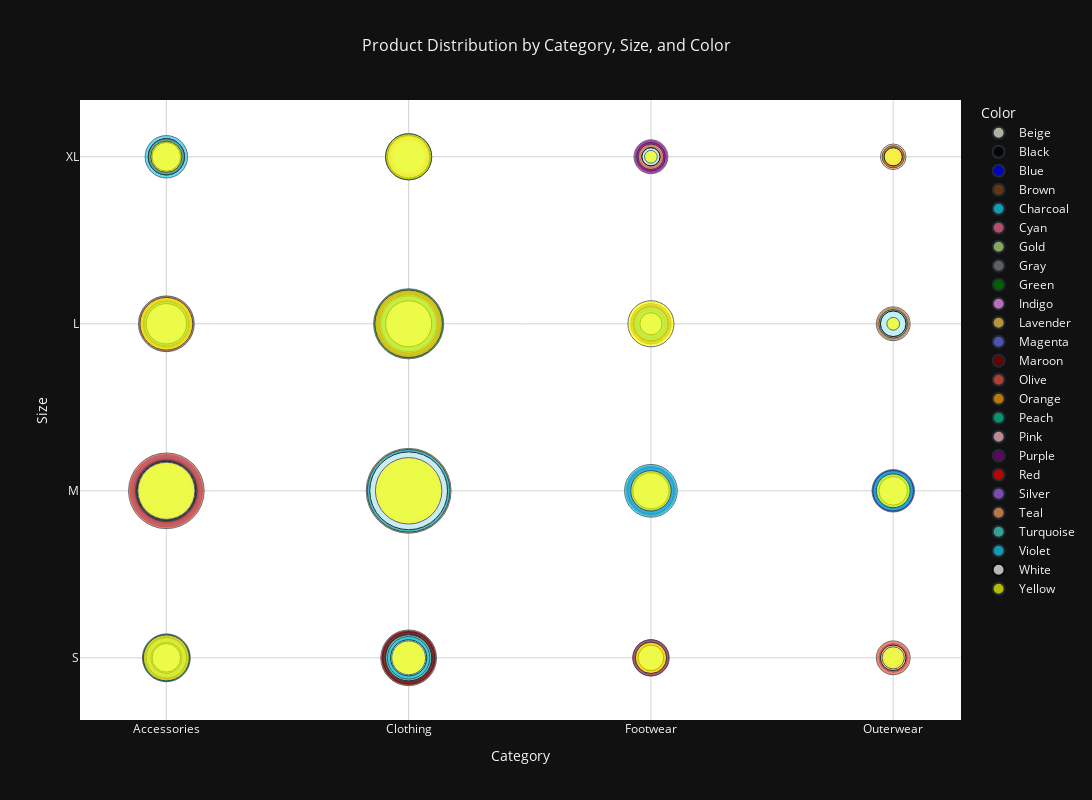

Notebook cell for this chart:
### Code cell
#  bubble chart
fig = px.scatter(size_color_counts, 
                 x='Category',
                 y='Size',
                 size='count',
                 color='Color',
                 color_discrete_map=color_map,  # Use our custom color mapping
                 hover_data=['count'],
                 title='Product Distribution by Category, Size, and Color',
                 width=1200,
                 height=800,
                 size_max=60)

fig.update_layout(
    plot_bgcolor='white',
    xaxis=dict(
        gridcolor='lightgray',
        title_font=dict(size=14),
        tickfont=dict(size=12)
    ),
    yaxis=dict(
        gridcolor='lightgray',
        title_font=dict(size=14),
        tickfont=dict(size=12),
        categoryorder='array',
        categoryarray=['XS', 'S', 'M', 'L', 'XL', 'XXL']
    ),
    title=dict(
        x=0.5,
        y=0.95,
        font=dict(size=16)
    ),
    showlegend=True,
    legend_title_text='Color'
)

if 'White' in size_color_counts['Color'].unique():
    fig.update_traces(
        selector=dict(name='White'),
        marker=dict(line=dict(color='black', width=1))
    )

fig.update_traces(
    hovertemplate="<br>".join([
        "Category: %{x}",
        "Size: %{y}",
        "Color: %{marker.color}",
        "Count: %{marker.size}",
        "<extra></extra>"
    ])
)

fig.show()
fig.write_image('cat_size_color_bubblechart.png')

### Figure 1 — Plotly figure (JSON) as saved in the notebook; plotly's stock layout.template omitted (floating-point values rounded to 4 significant figures)
{"data": [{"customdata": [[12], [21], [4], [7], [10], [26], [17], [12], [7], [11], [3], [3], [1], [9], [3], [1]], "hovertemplate": "Category: %{x}<br>Size: %{y}<br>Color: %{marker.color}<br>Count: %{marker.size}<br><extra></extra>", "legendgroup": "Beige", "marker": {"color": "#F5F5DC", "size": [12, 21, 4, 7, 10, 26, 17, 12, 7, 11, 3, 3, 1, 9, 3, 1], "sizemode": "area", "sizeref": 0.01222, "symbol": "circle"}, "mode": "markers", "name": "Beige", "orientation": "v", "showlegend": true, "x": ["Accessories", "Accessories", "Accessories", "Accessories", "Clothing", "Clothing", "Clothing", "Clothing", "Footwear", "Footwear", "Footwear", "Footwear", "Outerwear", "Outerwear", "Outerwear", "Outerwear"], "xaxis": "x", "y": ["L", "M", "S", "XL", "L", "M", "S", "XL", "L", "M", "S", "XL", "L", "M", "S", "XL"], "yaxis": "y", "type": "scatter"}, {"customdata": [[13], [24], [9], [5], [27], [32], [12], [10], [9], [7], [6], [3], [4], [5], [1]], "hovertemplate": "Category: %{x}<br>Size: %{y}<br>Color: %{marker.color}<br>Count: %{marker.size}<br><extra></extra>", "legendgroup": "Black", "marker": {"color": "#000000", "size": [13, 24, 9, 5, 27, 32, 12, 10, 9, 7, 6, 3, 4, 5, 1], "sizemode": "area", "sizeref": 0.01222, "symbol": "circle"}, "mode": "markers", "name": "Black", "orientation": "v", "showlegend": true, "x": ["Accessories", "Accessories", "Accessories", "Accessories", "Clothing", "Clothing", "Clothing", "Clothing", "Footwear", "Footwear", "Footwear", "Footwear", "Outerwear", "Outerwear", "Outerwear"], "xaxis": "x", "y": ["L", "M", "S", "XL", "L", "M", "S", "XL", "L", "M", "S", "XL", "L", "M", "XL"], "yaxis": "y", "type": "scatter"}, {"customdata": [[18], [27], [11], [3], [18], [20], [8], [3], [7], [7], [8], [3], [5], [11], [2], [1]], "hovertemplate": "Category: %{x}<br>Size: %{y}<br>Color: %{marker.color}<br>Count: %{marker.size}<br><extra></extra>", "legendgroup": "Blue", "marker": {"color": "#0000FF", "size": [18, 27, 11, 3, 18, 20, 8, 3, 7, 7, 8, 3, 5, 11, 2, 1], "sizemode": "area", "sizeref": 0.01222, "symbol": "circle"}, "mode": "markers", "name": "Blue", "orientation": "v", "showlegend": true, "x": ["Accessories", "Accessories", "Accessories", "Accessories", "Clothing", "Clothing", "Clothing", "Clothing", "Footwear", "Footwear", "Footwear", "Footwear", "Outerwear", "Outerwear", "Outerwear", "Outerwear"], "xaxis": "x", "y": ["L", "M", "S", "XL", "L", "M", "S", "XL", "L", "M", "S", "XL", "L", "M", "S", "XL"], "yaxis": "y", "type": "scatter"}, {"customdata": [[10], [18], [8], [8], [18], [27], [10], [6], [8], [12], [3], [1], [4], [8]], "hovertemplate": "Category: %{x}<br>Size: %{y}<br>Color: %{marker.color}<br>Count: %{marker.size}<br><extra></extra>", "legendgroup": "Brown", "marker": {"color": "#8B4513", "size": [10, 18, 8, 8, 18, 27, 10, 6, 8, 12, 3, 1, 4, 8], "sizemode": "area", "sizeref": 0.01222, "symbol": "circle"}, "mode": "markers", "name": "Brown", "orientation": "v", "showlegend": true, "x": ["Accessories", "Accessories", "Accessories", "Accessories", "Clothing", "Clothing", "Clothing", "Clothing", "Footwear", "Footwear", "Footwear", "Footwear", "Outerwear", "Outerwear"], "xaxis": "x", "y": ["L", "M", "S", "XL", "L", "M", "S", "XL", "L", "M", "S", "XL", "L", "M"], "yaxis": "y", "type": "scatter"}, {"customdata": [[8], [30], [6], [11], [17], [34], [14], [8], [3], [10], [2], [4], [3], [2], [1]], "hovertemplate": "Category: %{x}<br>Size: %{y}<br>Color: %{marker.color}<br>Count: %{marker.size}<br><extra></extra>", "legendgroup": "Charcoal", "marker": {"color": "#19d3f3", "size": [8, 30, 6, 11, 17, 34, 14, 8, 3, 10, 2, 4, 3, 2, 1], "sizemode": "area", "sizeref": 0.01222, "symbol": "circle"}, "mode": "markers", "name": "Charcoal", "orientation": "v", "showlegend": true, "x": ["Accessories", "Accessories", "Accessories", "Accessories", "Clothing", "Clothing", "Clothing", "Clothing", "Footwear", "Footwear", "Footwear", "Outerwear", "Outerwear", "Outerwear", "Outerwear"], "xaxis": "x", "y": ["L", "M", "S", "XL", "L", "M", "S", "XL", "L", "M", "S", "L", "M", "S", "XL"], "yaxis": "y", "type": "scatter"}, {"customdata": [[10], [18], [13], [6], [26], [30], [16], [4], [6], [11], [5], [5], [6], [6], [1], [3]], "hovertemplate": "Category: %{x}<br>Size: %{y}<br>Color: %{marker.color}<br>Count: %{marker.size}<br><extra></extra>", "legendgroup": "Cyan", "marker": {"color": "#FF6692", "size": [10, 18, 13, 6, 26, 30, 16, 4, 6, 11, 5, 5, 6, 6, 1, 3], "sizemode": "area", "sizeref": 0.01222, "symbol": "circle"}, "mode": "markers", "name": "Cyan", "orientation": "v", "showlegend": true, "x": ["Accessories", "Accessories", "Accessories", "Accessories", "Clothing", "Clothing", "Clothing", "Clothing", "Footwear", "Footwear", "Footwear", "Footwear", "Outerwear", "Outerwear", "Outerwear", "Outerwear"], "xaxis": "x", "y": ["L", "M", "S", "XL", "L", "M", "S", "XL", "L", "M", "S", "XL", "L", "M", "S", "XL"], "yaxis": "y", "type": "scatter"}, {"customdata": [[8], [19], [10], [4], [21], [28], [7], [6], [7], [13], [3], [1], [2], [6], [2], [1]], "hovertemplate": "Category: %{x}<br>Size: %{y}<br>Color: %{marker.color}<br>Count: %{marker.size}<br><extra></extra>", "legendgroup": "Gold", "marker": {"color": "#B6E880", "size": [8, 19, 10, 4, 21, 28, 7, 6, 7, 13, 3, 1, 2, 6, 2, 1], "sizemode": "area", "sizeref": 0.01222, "symbol": "circle"}, "mode": "markers", "name": "Gold", "orientation": "v", "showlegend": true, "x": ["Accessories", "Accessories", "Accessories", "Accessories", "Clothing", "Clothing", "Clothing", "Clothing", "Footwear", "Footwear", "Footwear", "Footwear", "Outerwear", "Outerwear", "Outerwear", "Outerwear"], "xaxis": "x", "y": ["L", "M", "S", "XL", "L", "M", "S", "XL", "L", "M", "S", "XL", "L", "M", "S", "XL"], "yaxis": "y", "type": "scatter"}, {"customdata": [[13], [28], [13], [5], [13], [33], [9], [7], [8], [9], [3], [3], [6], [8], [1]], "hovertemplate": "Category: %{x}<br>Size: %{y}<br>Color: %{marker.color}<br>Count: %{marker.size}<br><extra></extra>", "legendgroup": "Gray", "marker": {"color": "#808080", "size": [13, 28, 13, 5, 13, 33, 9, 7, 8, 9, 3, 3, 6, 8, 1], "sizemode": "area", "sizeref": 0.01222, "symbol": "circle"}, "mode": "markers", "name": "Gray", "orientation": "v", "showlegend": true, "x": ["Accessories", "Accessories", "Accessories", "Accessories", "Clothing", "Clothing", "Clothing", "Clothing", "Footwear", "Footwear", "Footwear", "Footwear", "Outerwear", "Outerwear", "Outerwear"], "xaxis": "x", "y": ["L", "M", "S", "XL", "L", "M", "S", "XL", "L", "M", "S", "XL", "L", "M", "S"], "yaxis": "y", "type": "scatter"}, {"customdata": [[13], [26], [9], [5], [30], [29], [6], [13], [9], [11], [3], [1], [3], [4], [5], [2]], "hovertemplate": "Category: %{x}<br>Size: %{y}<br>Color: %{marker.color}<br>Count: %{marker.size}<br><extra></extra>", "legendgroup": "Green", "marker": {"color": "#008000", "size": [13, 26, 9, 5, 30, 29, 6, 13, 9, 11, 3, 1, 3, 4, 5, 2], "sizemode": "area", "sizeref": 0.01222, "symbol": "circle"}, "mode": "markers", "name": "Green", "orientation": "v", "showlegend": true, "x": ["Accessories", "Accessories", "Accessories", "Accessories", "Clothing", "Clothing", "Clothing", "Clothing", "Footwear", "Footwear", "Footwear", "Footwear", "Outerwear", "Outerwear", "Outerwear", "Outerwear"], "xaxis": "x", "y": ["L", "M", "S", "XL", "L", "M", "S", "XL", "L", "M", "S", "XL", "L", "M", "S", "XL"], "yaxis": "y", "type": "scatter"}, {"customdata": [[13], [26], [7], [6], [15], [27], [13], [4], [5], [15], [2], [3], [2], [5], [3], [1]], "hovertemplate": "Category: %{x}<br>Size: %{y}<br>Color: %{marker.color}<br>Count: %{marker.size}<br><extra></extra>", "legendgroup": "Indigo", "marker": {"color": "#FF97FF", "size": [13, 26, 7, 6, 15, 27, 13, 4, 5, 15, 2, 3, 2, 5, 3, 1], "sizemode": "area", "sizeref": 0.01222, "symbol": "circle"}, "mode": "markers", "name": "Indigo", "orientation": "v", "showlegend": true, "x": ["Accessories", "Accessories", "Accessories", "Accessories", "Clothing", "Clothing", "Clothing", "Clothing", "Footwear", "Footwear", "Footwear", "Footwear", "Outerwear", "Outerwear", "Outerwear", "Outerwear"], "xaxis": "x", "y": ["L", "M", "S", "XL", "L", "M", "S", "XL", "L", "M", "S", "XL", "L", "M", "S", "XL"], "yaxis": "y", "type": "scatter"}, {"customdata": [[15], [24], [6], [4], [15], [24], [16], [5], [7], [13], [1], [1], [4], [4], [4], [4]], "hovertemplate": "Category: %{x}<br>Size: %{y}<br>Color: %{marker.color}<br>Count: %{marker.size}<br><extra></extra>", "legendgroup": "Lavender", "marker": {"color": "#FECB52", "size": [15, 24, 6, 4, 15, 24, 16, 5, 7, 13, 1, 1, 4, 4, 4, 4], "sizemode": "area", "sizeref": 0.01222, "symbol": "circle"}, "mode": "markers", "name": "Lavender", "orientation": "v", "showlegend": true, "x": ["Accessories", "Accessories", "Accessories", "Accessories", "Clothing", "Clothing", "Clothing", "Clothing", "Footwear", "Footwear", "Footwear", "Footwear", "Outerwear", "Outerwear", "Outerwear", "Outerwear"], "xaxis": "x", "y": ["L", "M", "S", "XL", "L", "M", "S", "XL", "L", "M", "S", "XL", "L", "M", "S", "XL"], "yaxis": "y", "type": "scatter"}, {"customdata": [[9], [32], [9], [8], [15], [23], [11], [10], [4], [11], [4], [3], [4], [5], [2], [2]], "hovertemplate": "Category: %{x}<br>Size: %{y}<br>Color: %{marker.color}<br>Count: %{marker.size}<br><extra></extra>", "legendgroup": "Magenta", "marker": {"color": "#636efa", "size": [9, 32, 9, 8, 15, 23, 11, 10, 4, 11, 4, 3, 4, 5, 2, 2], "sizemode": "area", "sizeref": 0.01222, "symbol": "circle"}, "mode": "markers", "name": "Magenta", "orientation": "v", "showlegend": true, "x": ["Accessories", "Accessories", "Accessories", "Accessories", "Clothing", "Clothing", "Clothing", "Clothing", "Footwear", "Footwear", "Footwear", "Footwear", "Outerwear", "Outerwear", "Outerwear", "Outerwear"], "xaxis": "x", "y": ["L", "M", "S", "XL", "L", "M", "S", "XL", "L", "M", "S", "XL", "L", "M", "S", "XL"], "yaxis": "y", "type": "scatter"}, {"customdata": [[9], [25], [5], [2], [22], [33], [19], [9], [6], [14], [4], [2], [2], [4], [2]], "hovertemplate": "Category: %{x}<br>Size: %{y}<br>Color: %{marker.color}<br>Count: %{marker.size}<br><extra></extra>", "legendgroup": "Maroon", "marker": {"color": "#800000", "size": [9, 25, 5, 2, 22, 33, 19, 9, 6, 14, 4, 2, 2, 4, 2], "sizemode": "area", "sizeref": 0.01222, "symbol": "circle"}, "mode": "markers", "name": "Maroon", "orientation": "v", "showlegend": true, "x": ["Accessories", "Accessories", "Accessories", "Accessories", "Clothing", "Clothing", "Clothing", "Clothing", "Footwear", "Footwear", "Footwear", "Footwear", "Outerwear", "Outerwear", "Outerwear"], "xaxis": "x", "y": ["L", "M", "S", "XL", "L", "M", "S", "XL", "L", "M", "S", "XL", "L", "M", "S"], "yaxis": "y", "type": "scatter"}, {"customdata": [[13], [35], [11], [7], [14], [33], [10], [4], [9], [11], [8], [3], [2], [7], [7], [3]], "hovertemplate": "Category: %{x}<br>Size: %{y}<br>Color: %{marker.color}<br>Count: %{marker.size}<br><extra></extra>", "legendgroup": "Olive", "marker": {"color": "#EF553B", "size": [13, 35, 11, 7, 14, 33, 10, 4, 9, 11, 8, 3, 2, 7, 7, 3], "sizemode": "area", "sizeref": 0.01222, "symbol": "circle"}, "mode": "markers", "name": "Olive", "orientation": "v", "showlegend": true, "x": ["Accessories", "Accessories", "Accessories", "Accessories", "Clothing", "Clothing", "Clothing", "Clothing", "Footwear", "Footwear", "Footwear", "Footwear", "Outerwear", "Outerwear", "Outerwear", "Outerwear"], "xaxis": "x", "y": ["L", "M", "S", "XL", "L", "M", "S", "XL", "L", "M", "S", "XL", "L", "M", "S", "XL"], "yaxis": "y", "type": "scatter"}, {"customdata": [[8], [18], [12], [6], [22], [44], [5], [7], [8], [9], [4], [3], [4], [3], [1]], "hovertemplate": "Category: %{x}<br>Size: %{y}<br>Color: %{marker.color}<br>Count: %{marker.size}<br><extra></extra>", "legendgroup": "Orange", "marker": {"color": "#FFA500", "size": [8, 18, 12, 6, 22, 44, 5, 7, 8, 9, 4, 3, 4, 3, 1], "sizemode": "area", "sizeref": 0.01222, "symbol": "circle"}, "mode": "markers", "name": "Orange", "orientation": "v", "showlegend": true, "x": ["Accessories", "Accessories", "Accessories", "Accessories", "Clothing", "Clothing", "Clothing", "Clothing", "Footwear", "Footwear", "Footwear", "Footwear", "Outerwear", "Outerwear", "Outerwear"], "xaxis": "x", "y": ["L", "M", "S", "XL", "L", "M", "S", "XL", "L", "M", "S", "XL", "L", "M", "S"], "yaxis": "y", "type": "scatter"}, {"customdata": [[17], [23], [14], [4], [11], [37], [10], [7], [5], [6], [3], [4], [1], [4], [3]], "hovertemplate": "Category: %{x}<br>Size: %{y}<br>Color: %{marker.color}<br>Count: %{marker.size}<br><extra></extra>", "legendgroup": "Peach", "marker": {"color": "#00cc96", "size": [17, 23, 14, 4, 11, 37, 10, 7, 5, 6, 3, 4, 1, 4, 3], "sizemode": "area", "sizeref": 0.01222, "symbol": "circle"}, "mode": "markers", "name": "Peach", "orientation": "v", "showlegend": true, "x": ["Accessories", "Accessories", "Accessories", "Accessories", "Clothing", "Clothing", "Clothing", "Clothing", "Footwear", "Footwear", "Footwear", "Footwear", "Outerwear", "Outerwear", "Outerwear"], "xaxis": "x", "y": ["L", "M", "S", "XL", "L", "M", "S", "XL", "L", "M", "S", "XL", "L", "M", "S"], "yaxis": "y", "type": "scatter"}, {"customdata": [[12], [17], [6], [4], [25], [30], [11], [7], [10], [11], [2], [5], [5], [5], [2], [1]], "hovertemplate": "Category: %{x}<br>Size: %{y}<br>Color: %{marker.color}<br>Count: %{marker.size}<br><extra></extra>", "legendgroup": "Pink", "marker": {"color": "#FFC0CB", "size": [12, 17, 6, 4, 25, 30, 11, 7, 10, 11, 2, 5, 5, 5, 2, 1], "sizemode": "area", "sizeref": 0.01222, "symbol": "circle"}, "mode": "markers", "name": "Pink", "orientation": "v", "showlegend": true, "x": ["Accessories", "Accessories", "Accessories", "Accessories", "Clothing", "Clothing", "Clothing", "Clothing", "Footwear", "Footwear", "Footwear", "Footwear", "Outerwear", "Outerwear", "Outerwear", "Outerwear"], "xaxis": "x", "y": ["L", "M", "S", "XL", "L", "M", "S", "XL", "L", "M", "S", "XL", "L", "M", "S", "XL"], "yaxis": "y", "type": "scatter"}, {"customdata": [[3], [20], [11], [6], [26], [25], [14], [7], [6], [12], [2], [7], [4], [5], [2], [1]], "hovertemplate": "Category: %{x}<br>Size: %{y}<br>Color: %{marker.color}<br>Count: %{marker.size}<br><extra></extra>", "legendgroup": "Purple", "marker": {"color": "#800080", "size": [3, 20, 11, 6, 26, 25, 14, 7, 6, 12, 2, 7, 4, 5, 2, 1], "sizemode": "area", "sizeref": 0.01222, "symbol": "circle"}, "mode": "markers", "name": "Purple", "orientation": "v", "showlegend": true, "x": ["Accessories", "Accessories", "Accessories", "Accessories", "Clothing", "Clothing", "Clothing", "Clothing", "Footwear", "Footwear", "Footwear", "Footwear", "Outerwear", "Outerwear", "Outerwear", "Outerwear"], "xaxis": "x", "y": ["L", "M", "S", "XL", "L", "M", "S", "XL", "L", "M", "S", "XL", "L", "M", "S", "XL"], "yaxis": "y", "type": "scatter"}, {"customdata": [[17], [19], [10], [8], [15], [34], [11], [8], [5], [7], [2], [2], [4], [5], [1]], "hovertemplate": "Category: %{x}<br>Size: %{y}<br>Color: %{marker.color}<br>Count: %{marker.size}<br><extra></extra>", "legendgroup": "Red", "marker": {"color": "#FF0000", "size": [17, 19, 10, 8, 15, 34, 11, 8, 5, 7, 2, 2, 4, 5, 1], "sizemode": "area", "sizeref": 0.01222, "symbol": "circle"}, "mode": "markers", "name": "Red", "orientation": "v", "showlegend": true, "x": ["Accessories", "Accessories", "Accessories", "Accessories", "Clothing", "Clothing", "Clothing", "Clothing", "Footwear", "Footwear", "Footwear", "Footwear", "Outerwear", "Outerwear", "Outerwear"], "xaxis": "x", "y": ["L", "M", "S", "XL", "L", "M", "S", "XL", "L", "M", "S", "XL", "L", "M", "S"], "yaxis": "y", "type": "scatter"}, {"customdata": [[15], [22], [12], [2], [19], [39], [13], [9], [8], [13], [4], [3], [5], [5], [3], [1]], "hovertemplate": "Category: %{x}<br>Size: %{y}<br>Color: %{marker.color}<br>Count: %{marker.size}<br><extra></extra>", "legendgroup": "Silver", "marker": {"color": "#ab63fa", "size": [15, 22, 12, 2, 19, 39, 13, 9, 8, 13, 4, 3, 5, 5, 3, 1], "sizemode": "area", "sizeref": 0.01222, "symbol": "circle"}, "mode": "markers", "name": "Silver", "orientation": "v", "showlegend": true, "x": ["Accessories", "Accessories", "Accessories", "Accessories", "Clothing", "Clothing", "Clothing", "Clothing", "Footwear", "Footwear", "Footwear", "Footwear", "Outerwear", "Outerwear", "Outerwear", "Outerwear"], "xaxis": "x", "y": ["L", "M", "S", "XL", "L", "M", "S", "XL", "L", "M", "S", "XL", "L", "M", "S", "XL"], "yaxis": "y", "type": "scatter"}, {"customdata": [[19], [12], [10], [6], [21], [41], [13], [9], [7], [10], [6], [4], [7], [7]], "hovertemplate": "Category: %{x}<br>Size: %{y}<br>Color: %{marker.color}<br>Count: %{marker.size}<br><extra></extra>", "legendgroup": "Teal", "marker": {"color": "#FFA15A", "size": [19, 12, 10, 6, 21, 41, 13, 9, 7, 10, 6, 4, 7, 7], "sizemode": "area", "sizeref": 0.01222, "symbol": "circle"}, "mode": "markers", "name": "Teal", "orientation": "v", "showlegend": true, "x": ["Accessories", "Accessories", "Accessories", "Accessories", "Clothing", "Clothing", "Clothing", "Clothing", "Footwear", "Footwear", "Footwear", "Footwear", "Outerwear", "Outerwear"], "xaxis": "x", "y": ["L", "M", "S", "XL", "L", "M", "S", "XL", "L", "M", "S", "XL", "L", "M"], "yaxis": "y", "type": "scatter"}, {"customdata": [[13], [19], [10], [8], [21], [23], [13], [8], [5], [9], [1], [2], [5], [7], [1]], "hovertemplate": "Category: %{x}<br>Size: %{y}<br>Color: %{marker.color}<br>Count: %{marker.size}<br><extra></extra>", "legendgroup": "Turquoise", "marker": {"color": "#40E0D0", "size": [13, 19, 10, 8, 21, 23, 13, 8, 5, 9, 1, 2, 5, 7, 1], "sizemode": "area", "sizeref": 0.01222, "symbol": "circle"}, "mode": "markers", "name": "Turquoise", "orientation": "v", "showlegend": true, "x": ["Accessories", "Accessories", "Accessories", "Accessories", "Clothing", "Clothing", "Clothing", "Clothing", "Footwear", "Footwear", "Footwear", "Footwear", "Outerwear", "Outerwear", "Outerwear"], "xaxis": "x", "y": ["L", "M", "S", "XL", "L", "M", "S", "XL", "L", "M", "S", "XL", "L", "M", "S"], "yaxis": "y", "type": "scatter"}, {"customdata": [[12], [18], [6], [5], [19], [42], [11], [7], [7], [17], [4], [2], [4], [10], [2]], "hovertemplate": "Category: %{x}<br>Size: %{y}<br>Color: %{marker.color}<br>Count: %{marker.size}<br><extra></extra>", "legendgroup": "Violet", "marker": {"color": "#19d3f3", "size": [12, 18, 6, 5, 19, 42, 11, 7, 7, 17, 4, 2, 4, 10, 2], "sizemode": "area", "sizeref": 0.01222, "symbol": "circle"}, "mode": "markers", "name": "Violet", "orientation": "v", "showlegend": true, "x": ["Accessories", "Accessories", "Accessories", "Accessories", "Clothing", "Clothing", "Clothing", "Clothing", "Footwear", "Footwear", "Footwear", "Footwear", "Outerwear", "Outerwear", "Outerwear"], "xaxis": "x", "y": ["L", "M", "S", "XL", "L", "M", "S", "XL", "L", "M", "S", "XL", "L", "M", "S"], "yaxis": "y", "type": "scatter"}, {"customdata": [[10], [21], [5], [5], [13], [37], [8], [11], [3], [8], [4], [2], [4], [5], [4], [2]], "hovertemplate": "Category: %{x}<br>Size: %{y}<br>Color: %{marker.color}<br>Count: %{marker.size}<br><extra></extra>", "legendgroup": "White", "marker": {"color": "#FFFFFF", "size": [10, 21, 5, 5, 13, 37, 8, 11, 3, 8, 4, 2, 4, 5, 4, 2], "sizemode": "area", "sizeref": 0.01222, "symbol": "circle", "line": {"color": "black", "width": 1}}, "mode": "markers", "name": "White", "orientation": "v", "showlegend": true, "x": ["Accessories", "Accessories", "Accessories", "Accessories", "Clothing", "Clothing", "Clothing", "Clothing", "Footwear", "Footwear", "Footwear", "Footwear", "Outerwear", "Outerwear", "Outerwear", "Outerwear"], "xaxis": "x", "y": ["L", "M", "S", "XL", "L", "M", "S", "XL", "L", "M", "S", "XL", "L", "M", "S", "XL"], "yaxis": "y", "type": "scatter"}, {"customdata": [[17], [20], [13], [6], [28], [27], [7], [13], [13], [10], [6], [1], [1], [7], [3], [2]], "hovertemplate": "Category: %{x}<br>Size: %{y}<br>Color: %{marker.color}<br>Count: %{marker.size}<br><extra></extra>", "legendgroup": "Yellow", "marker": {"color": "#FFFF00", "size": [17, 20, 13, 6, 28, 27, 7, 13, 13, 10, 6, 1, 1, 7, 3, 2], "sizemode": "area", "sizeref": 0.01222, "symbol": "circle"}, "mode": "markers", "name": "Yellow", "orientation": "v", "showlegend": true, "x": ["Accessories", "Accessories", "Accessories", "Accessories", "Clothing", "Clothing", "Clothing", "Clothing", "Footwear", "Footwear", "Footwear", "Footwear", "Outerwear", "Outerwear", "Outerwear", "Outerwear"], "xaxis": "x", "y": ["L", "M", "S", "XL", "L", "M", "S", "XL", "L", "M", "S", "XL", "L", "M", "S", "XL"], "yaxis": "y", "type": "scatter"}], "layout": {"xaxis": {"anchor": "y", "domain": [0.0, 1.0], "title": {"text": "Category", "font": {"size": 14}}, "tickfont": {"size": 12}, "gridcolor": "lightgray"}, "yaxis": {"anchor": "x", "domain": [0.0, 1.0], "title": {"text": "Size", "font": {"size": 14}}, "tickfont": {"size": 12}, "gridcolor": "lightgray", "categoryorder": "array", "categoryarray": ["XS", "S", "M", "L", "XL", "XXL"]}, "legend": {"title": {"text": "Color"}, "tracegroupgap": 0, "itemsizing": "constant"}, "title": {"text": "Product Distribution by Category, Size, and Color", "font": {"size": 16}, "x": 0.5, "y": 0.95}, "height": 800, "width": 1200, "plot_bgcolor": "white", "showlegend": true}}
